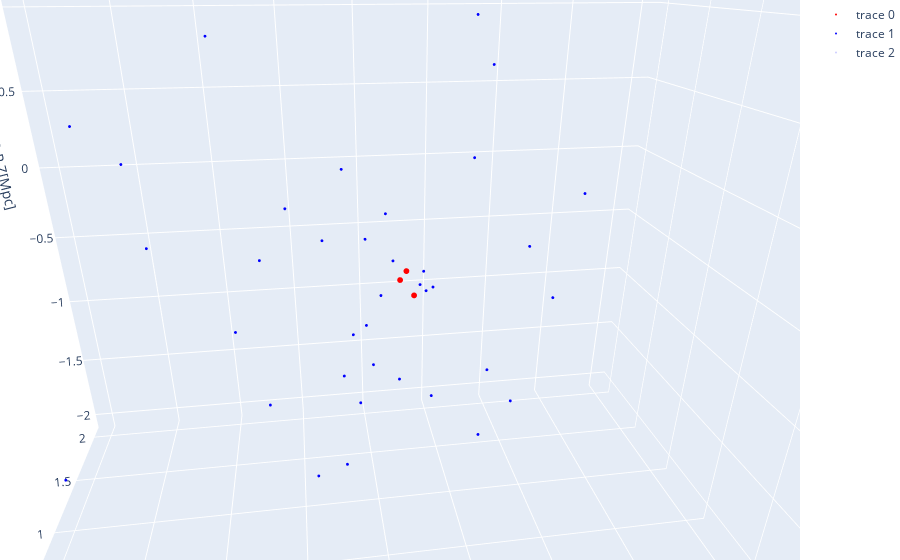

Notebook code for this chart:
### Markdown cell above
**Ploteo en 3D**

### Code cell
xvar_1= N_2['CentreOfPotential_x'].iloc[0:3]-float(xmax)
yvar_1= N_2['CentreOfPotential_y'].iloc[0:3]-float(ymax)
zvar_1= N_2['CentreOfPotential_z'].iloc[0:3]-float(zmax)

xvar_2= N_2['CentreOfPotential_x'].iloc[3:]-float(xmax)
yvar_2= N_2['CentreOfPotential_y'].iloc[3:]-float(ymax)
zvar_2= N_2['CentreOfPotential_z'].iloc[3:]-float(zmax)

x_lim = [-2,2]
y_lim = [-2,2]
z_lim = [-2,2]

fig = go.Figure(data=[go.Scatter3d(
    x=xvar_1,
    y=yvar_1,
    z=zvar_1,
    mode='markers',
    marker=dict(
        size = 2,
        color='red',
        opacity=1
    )
    ),go.Scatter3d(
        x=xvar_2,
        y=yvar_2,
        z=zvar_2,
        mode='markers',
        marker=dict(
        size = 1,
        color='blue',
        opacity=1
    )      
    ),go.Scatter3d(
        x=x_lim,
        y=y_lim,
        z=z_lim,
        mode='markers',
        marker=dict(
        size=0,
        color='blue',
        opacity=0.01))
                     ])

# tight layout
fig.update_layout(scene = dict(
                    xaxis_title='C.O.P X[Mpc]',
                    yaxis_title='C.O.P Y[Mpc]',
                    zaxis_title='C.O.P Z[Mpc]'),
                    width=70,
                    margin =dict(l=0, r=0, b=0, t=0))



fig.show()

### Figure 1 — Plotly figure (JSON) as saved in the notebook; plotly's stock layout.template omitted (floating-point values rounded to 4 significant figures)
{"data": [{"marker": {"color": "red", "opacity": 1, "size": 2}, "mode": "markers", "type": "scatter3d", "x": [0, 0.04123, -0.02126], "y": [0, -0.03376, -0.05775], "z": [0, 0.02166, -0.06688]}, {"marker": {"color": "blue", "opacity": 1, "size": 1}, "mode": "markers", "type": "scatter3d", "x": [0.06131, 0.03464, 0.05082, -0.0272, 0.04243, 0.09333, -0.239, 0.04169, -0.1268, 0.257, -0.1993, -0.1063, 0.3151, -0.05327, -0.2104, 0.031, 0.01802, -0.3399, -0.02835, 0.4433, -0.5937, 0.6455, -0.6074, 0.3029, 0.3835, -0.3952, -0.7886, 0.02929, 0.7504, -1.052, 0.2074, 0.2739, 0.5096, 0.6468, -0.4034, -0.8252, 1.237, -0.6039, -1.408, -0.6193, -0.4131, 0.4567], "y": [0.02181, -0.1087, -0.09664, -0.1091, -0.1531, 0.1379, 0.1111, 0.1454, 0.2162, 0.0284, 0.1415, 0.0182, 0.3161, 0.2575, -0.1048, 0.4646, 0.1825, -0.4156, 0.7066, -0.4203, -0.2095, 0.1966, 0.5359, -0.8215, -0.527, -0.2493, -0.4338, 0.3973, -0.8406, 0.5094, 0.2465, 1.126, 0.7575, 1.172, 1.356, 1.197, -0.6123, 1.7, 0.7631, 1.091, -1.87, 0.9112], "z": [0.06467, 0.01886, -0.05204, -0.04559, -0.06377, 0.1591, 0.04965, -0.2318, -0.1797, 0.2124, -0.2884, -0.4311, 0.07639, -0.4263, -0.4596, 0.3332, -0.6259, -0.4294, -0.1832, 0.4036, -0.3854, 0.317, 0.38, -0.2909, -0.7394, 0.9306, 0.6106, -1.042, -0.1927, 0.1421, -1.136, 0.4767, 0.9527, -0.04519, -0.57, 0.8059, 0.9854, 0.4091, 0.974, 1.396, -0.5044, 1.71]}, {"marker": {"color": "blue", "opacity": 0.01, "size": 0}, "mode": "markers", "type": "scatter3d", "x": [-2, 2], "y": [-2, 2], "z": [-2, 2]}], "layout": {"autosize": true, "margin": {"b": 0, "l": 0, "r": 0, "t": 0}, "scene": {"aspectmode": "auto", "aspectratio": {"x": 1, "y": 1, "z": 1}, "camera": {"center": {"x": 0, "y": 0, "z": 0}, "eye": {"x": -0.6123, "y": 0.09056, "z": 0.2853}, "projection": {"type": "perspective"}, "up": {"x": 0, "y": 0, "z": 1}}, "xaxis": {"title": {"text": "C.O.P X[Mpc]"}, "type": "linear"}, "yaxis": {"title": {"text": "C.O.P Y[Mpc]"}, "type": "linear"}, "zaxis": {"title": {"text": "C.O.P Z[Mpc]"}, "type": "linear"}}}}
